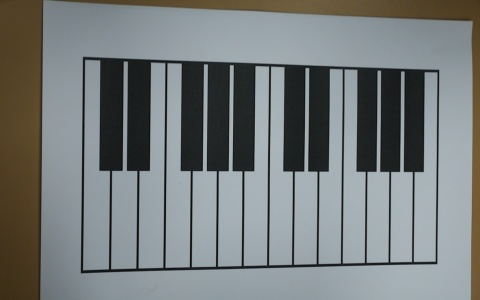
#> input picture Proyecto Final/Calib_Images/image0.jpg, 480 x 300 px; its folder holds 4 pictures in this run
$ jupyter execute --allow-errors 'practica1-calibracion to-do.ipynb'   (older library calls are emulated)
#> lines starting #> are read from the running program, lines starting #| are printed output that depends on the picture
<a id='1'></a>
# <p style="background-color:skyblue; font-family:newtimeroman; font-size:150%; text-align:center; border-radius: 15px 50px;">1. Camera calibration</p>

In this part we will first work with the image sequence of the ``left`` directory that belong to the calibration of the left camera of an stereo camera.

This sequence contains a series of images of the calibration template. For the calibration it should be taken into account that the size of each template slot is 30 mm in the $X$ and $Y$ axis.

[cell 1]
import cv2
import glob
import copy
import numpy as np
import imageio
import matplotlib.pyplot as plt

from pprint import pprint as pp

[cell 2]
def load_images(filenames: list):
    '''Function to load images from a list of filenames
    '''
    return [imageio.imread(filename) for filename in filenames]
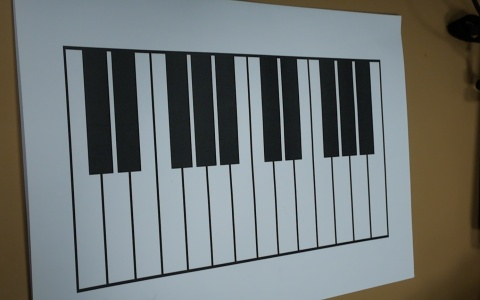
#> input picture Proyecto Final/Calib_Images/image1.jpg, 480 x 300 px
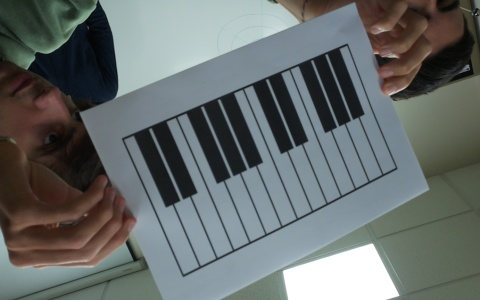
#> input picture Proyecto Final/Calib_Images/image10.jpg, 480 x 300 px
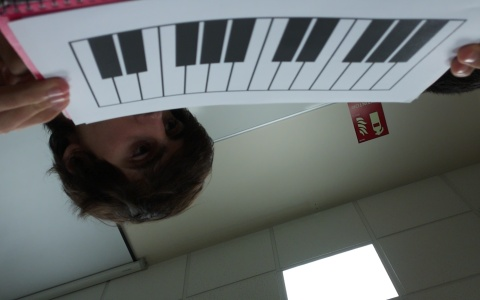
#> input picture Proyecto Final/Calib_Images/image11.jpg, 480 x 300 px

[cell 3]
# We use glob to obtain all the filenames
filenames = glob.glob('Calib_Images/*.jpg')
imgs = load_images(filenames)
#> imgs = 4 items

The function ``cv2.findChessboardCorners`` of
OpenCV function finds the calibration template in an image and
returns a tuple of two elements. The first element
is 0 if it failed to successfully detect the template, and
is 1 otherwise. The second element contains the
coordinates of the corners of the calibration template,
which are only valid if the detection was successful,
i.e. if the first element of the tuple is 1.

<hr>

**Use the function** ``cv2.findChessboardCorners``**, and optionally** ``cv2.cornerSubPix``**, to automatically detect the calibration pattern and its corners in all loaded images**. The size of the calibration stencil in the practice images is (8, 6), that is, 8 rows and 6 columns. It stores the results of the multiple calls in a list, so that the element $i$ in that list corresponds to the result of ``cv2.findChessboardCorners`` for the image $i$ loaded earlier.

[cell 4]
# Using findChessboardCorners, we obtain the corners of each image
corners = []
for i in range(len(imgs)):
    corners.append(cv2.findChessboardCorners(imgs[i], (20,4),None))
#> this loop made 4 passes
#> after the loop, corners = 4 items

[cell 5]
# cornerSubPix is a destructive function, so we copy the corners
corners2 = copy.deepcopy(corners)
#> corners2 = 4 items

# termination criteria
criteria = (cv2.TERM_CRITERIA_EPS + cv2.TERM_CRITERIA_MAX_ITER, 30, 0.01)
#> criteria = (3, 30, 0.01)

# As this function needs the images in grayscale, we convert them
imgs_grey = [cv2.cvtColor(img, cv2.COLOR_RGB2GRAY) for img in imgs]
#> imgs_grey = 4 items
# For each image and corners we are going to use cornerSubPix
cornersRefined = [cv2.cornerSubPix(i, cor[1], (8, 6), (-1, -1), criteria) if cor[0] else [] for i, cor in zip(imgs_grey, corners2)]
#> cornersRefined = [[], [], [], []]

The next exercise consists of drawing on the images the points detected by ``cv.FindChessboardCorners``. For efficiency reasons, the function used to do this modifies directly the images passed by parameter instead of making a copy. To avoid losing the original images it is better to make a copy of them in advance. One way to do this is ``imgs2 = copy.deepcopy(imgs)``
where ``imgs`` is the list of loaded images. Use these copied images instead of the original ones in the
in the following exercise.

<hr>

**Use.**  ``cv2.drawChessboardCorners`` **to draw the corners detected in the previous exercise**. Apply it to all images that were correctly detected. Ignore the rest.

Display some results

[cell 6]
imgs2 = copy.deepcopy(imgs)
#> imgs2 = 4 items

# We draw the corners on the images
for i in range(1,4):
    cv2.drawChessboardCorners(imgs2[i],(8,6),corners[i][1],True)
    plt.figure()
    plt.imshow(imgs2[i])
    plt.show()

print(corners[1][1])
#| None

To calibrate the camera, in addition to the coordinates of the corners in each of the images, the three-dimensional corner coordinates of the corners in the reference system of the scene.
 For this practice we will consider that the center of the reference system, i.e. the
point of coordinates $[0, 0, 0]^\top$, is the first corner of the calibration template detected in the scene's reference frame.
We will also consider that the X-axis corresponds to the short side of the calibration template, i.e., the coordinate point, and the Y-axis to the long side.
This arrangement implies that the Z-axis points in the upward normal direction of the calibration plane.

For the following exercise it is very important to take into account that the coordinates of the corners in the system of
scene reference should be given in the same order as
in which they were detected in each of the images.

<hr>

**Implement the function** ``get_chessboard_points (chessboard_shape, dx, dy)`` that will generate an array of `NumPy` (that is, an ndarray) of
size $ N × 3 $ with the coordinates $ (x, y, z) $ of the corners of
the calibration template in the reference system of the
scene. $ N $ is the number of corners in the template.

``chessboard_shape`` is the number of points per row
and by columns of the calibration template. Like
in Exercise 1, it should be (8, 6). `` dx`` (resp. `` dy``) is the width
(resp. high) of a square of the calibration template.
For the template used in this lab, both values
they are $30mm$.

[cell 7]
def get_chessboard_points(chessboard_shape, dx, dy):
    '''
    Obtain the coordinates of the chessboard points
    '''
#> called with chessboard_shape = (8, 6), dx = 30, dy = 30
    points = np.ndarray((chessboard_shape[0]*chessboard_shape[1], 3), dtype=np.float32)

    count = 0
    for i in range(chessboard_shape[1]):
        for j in range(chessboard_shape[0]):
            points[count] = [i*dx, j*dy, 0]
            count += 1
    return points

cb_points = get_chessboard_points((8, 6), 30, 30)
print(cb_points)

<hr>

**ASIGNMENT** Calibrate the left camera using the results list of `` cv2.findChessboardCorners``
and the set of model points given by `` get_chessboard_points``, from the previous exercise.

Save the result of the calibration, intrinsic matrix and extrinsic matrices, with the command
np.savez (‘calib_left’, intrinsic = intrinsic, extrinsic = extrinsic)

[cell 8]
# We are going to retrieve existing corners (cor[0] == True)
valid_corners = [cor[1] for cor in corners if cor[0]]
#> valid_corners = []


num_valid_images = len(valid_corners)
#> num_valid_images = 0

# Matrix with the coordinates of the corners
real_points = get_chessboard_points((8, 6), 30, 30)

# We are going to convert our coordinates list in the reference system to numpy array
object_points = np.asarray([real_points for i in range(num_valid_images)], dtype=np.float32)
#> object_points = empty array

# Convert the corners list to array
image_points = np.asarray(valid_corners, dtype=np.float32)
#> image_points = empty array

# Calibrate
#> (the rest of this cell did not finish here and is left out)

<hr>

**ASIGNMENT** Repeat the procedure to calibrate the right camera too. In the end, print the calculated extrinsics and intrinsics parameters for both cameras.

Once finished, **please print the root mean square reprojection error and justify in the report its meaning.**

[cell 9]
#FILL THIS UP
filenames = glob.glob('right/*.jpg')
imgsr = load_images(filenames)
#> (the rest of this cell did not finish here and is left out)

#> (a cell that did not finish here is left out)

#> (a cell that did not finish here is left out)

<hr>

**OPTIONAL EXERCISE.** What is the distance, in millimeters, between the two cameras?

Hint: Use the extrinsics of the first pair of images so that all points of the template are simultaneously visible.

to convert rvecs to a matrix "rotM" use the openCV function "cv2.Rodrigues(rvecs[0])[0]" , e.g.

#> (a cell that did not finish here is left out)

The information to calculate the distance between cameras has been obtained using the link data:

https://stackoverflow.com/questions/14444433/calculate-camera-world-position-with-opencv-python

<a id='1'></a>
# <p style="background-color:skyblue; font-family:newtimeroman; font-size:150%; text-align:center; border-radius: 15px 50px;">2. Distortion correction</p>

In this part we will work on undistorting an image taken with a fisheye lens. First we will calibrate a fisheye camera and then we will use this calibration parameters to undistort one of the calibration images.

For this exercies, the calibration images are under "fisheye pattern" folder

[cell 13]
import cv2
import matplotlib.pyplot as plt
import numpy as np
import glob

CHECKERBOARD = (6,7)
subpix_criteria = (cv2.TERM_CRITERIA_EPS+cv2.TERM_CRITERIA_MAX_ITER, 30, 0.1)
#> subpix_criteria = (3, 30, 0.1)
# calibration_flags = cv2.fisheye.CALIB_RECOMPUTE_EXTRINSIC+cv2.fisheye.CALIB_CHECK_COND+cv2.fisheye.CALIB_FIX_SKEW
calibration_flags = cv2.fisheye.CALIB_RECOMPUTE_EXTRINSIC+cv2.fisheye.CALIB_FIX_SKEW
#> calibration_flags = 10
objp = np.zeros((1, CHECKERBOARD[0]*CHECKERBOARD[1], 3), np.float32)
objp[0,:,:2] = np.mgrid[0:CHECKERBOARD[0], 0:CHECKERBOARD[1]].T.reshape(-1, 2)
objpoints = [] # 3d point in real world space
imgpoints = [] # 2d points in image plane.

# Find all the images in the folder
images = glob.glob('fisheye pattern/*.jpg')
# We apply the same method as previously to obtain the corners for each image
for fname in images:
    image = cv2.imread(fname)
    gray = cv2.cvtColor(image,cv2.COLOR_BGR2GRAY)
    corners = cv2.findChessboardCorners(gray, CHECKERBOARD,cv2.CALIB_CB_ADAPTIVE_THRESH+cv2.CALIB_CB_FAST_CHECK +cv2.CALIB_CB_NORMALIZE_IMAGE)
    objpoints.append(objp)
    cv2.cornerSubPix(gray,corners[1],(3,3),(-1,-1),subpix_criteria)
    imgpoints.append(corners[1])

#> (the rest of this cell did not finish here and is left out)
